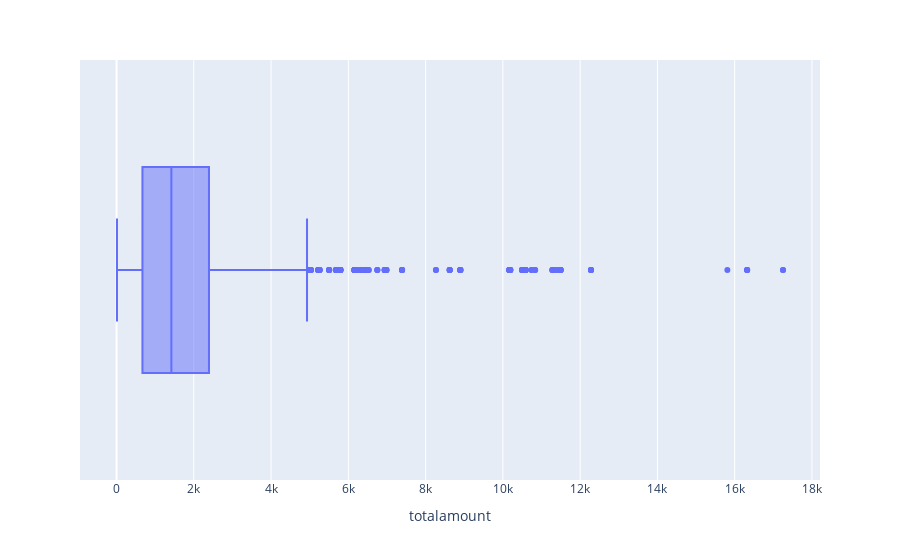

The code cell stored with this chart in its notebook:
### Code cell
px.box(data_frame=df,x='totalamount')

### Figure 1 — Plotly figure (JSON) as saved in the notebook; plotly's stock layout.template omitted (floating-point values rounded to 4 significant figures; data arrays with more than 128 entries replaced by an {"elided": "..."} marker saying what was removed)
{"data": [{"alignmentgroup": "True", "hovertemplate": "totalamount=%{x}<extra></extra>", "legendgroup": "", "marker": {"color": "#636efa"}, "name": "", "notched": false, "offsetgroup": "", "orientation": "h", "showlegend": false, "type": "box", "x": {"elided": "2155 float values"}, "x0": " ", "xaxis": "x", "y0": " ", "yaxis": "y"}], "layout": {"boxmode": "group", "legend": {"tracegroupgap": 0}, "margin": {"t": 60}, "xaxis": {"anchor": "y", "domain": [0, 1], "title": {"text": "totalamount"}}, "yaxis": {"anchor": "x", "domain": [0, 1]}}}
